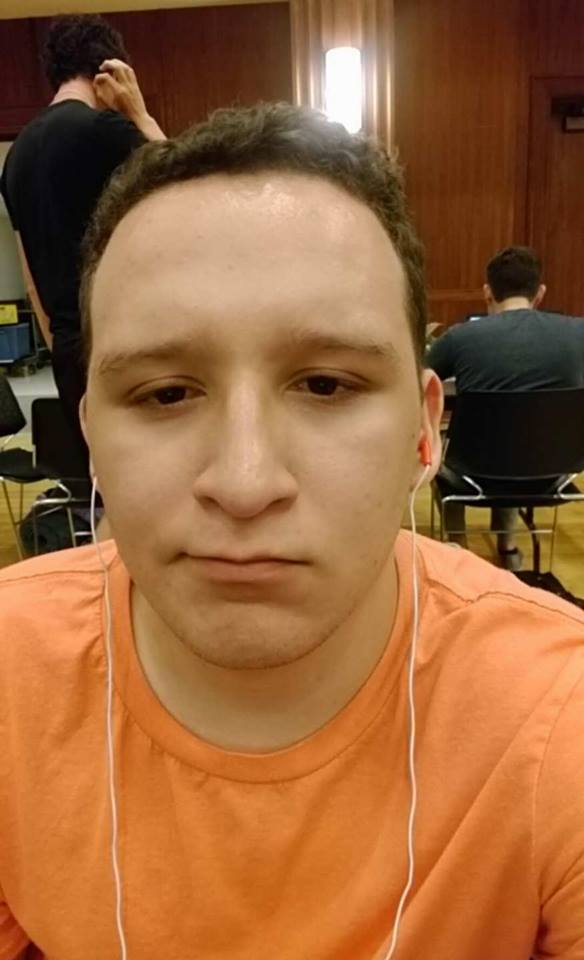
#> input picture me.jpg, 584 x 960 px
$ python facedetect.py
#> lines starting #> are read from the running program, lines starting #| are printed output that depends on the picture; after the words box and inside, x2 and y2 are one past the last pixel; in counts of white or black regions, pixels touching at a corner belong together
import numpy as np
import cv2
import scipy.spatial.distance as distance
from xlrd import open_workbook

#this file (image recognition)
#input called 'image' in format cv2.imread ???
#output [('r', 'g', 'b')]

#input as faceColor = ('r', 'g', 'b')
#output [productName, websiteLink]

def skinToneFind(selfie):
#> called with selfie = 'me.jpg'
    face_cascade = cv2.CascadeClassifier('haarcascade_frontalface_default.xml')
    eye_cascade = cv2.CascadeClassifier('haarcascade_eye.xml')

    #outimg = cv2.imread('messi.jpg', cv2.IMREAD_COLOR)
    img = cv2.imread(selfie)
#> img is the input picture: shape (960, 584, 3); mean B, G, R 57.9, 99.2, 152.3
    gray = cv2.cvtColor(img, cv2.COLOR_BGR2GRAY)
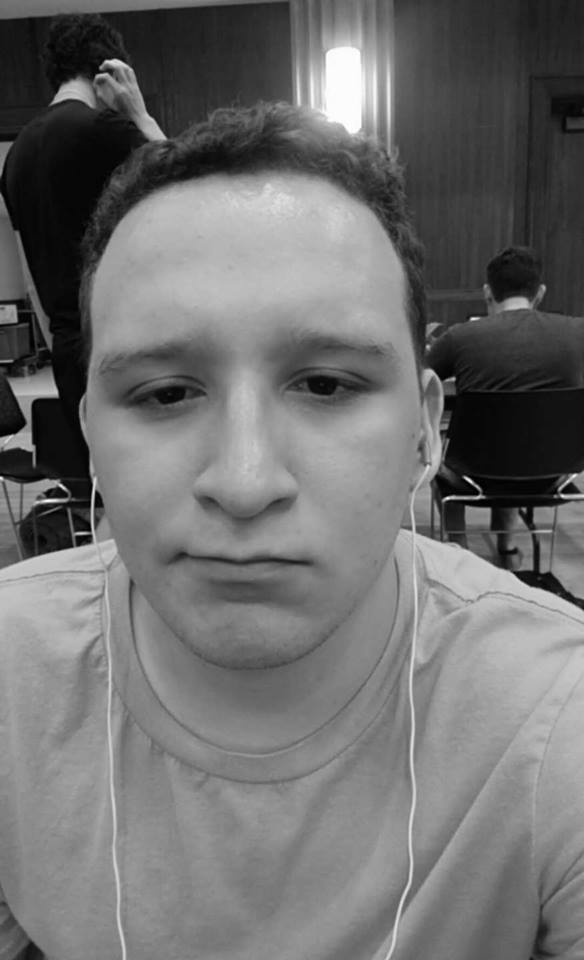
#> gray: shape (960, 584); min 0, max 255, mean 110.3
    xmin = 10000
    ymin = 10000
    ymax = 0
    xmax = 0

    faces = face_cascade.detectMultiScale(gray, 1.3, 5)
#> faces = [[33, 219, 432, 432]]
    for (x,y,w,h) in faces:
        cv2.rectangle(img,(x,y),(x+w,y+h),(255,0,0),2)
        if x < xmin:
            xmin = x
        if y < ymin:
            ymin = y
        if (x+w) > xmax:
            xmax = (x+w)
        if (y+h) > ymax:
            ymax = (y+h)
        roi_gray = gray[y:y+h, x:x+w]
        roi_color = img[y:y+h, x:x+w]
        eyes = eye_cascade.detectMultiScale(roi_gray)
        for (ex,ey,ew,eh) in eyes:
            cv2.rectangle(roi_color,(ex,ey),(ex+ew,ey+eh),(0,255,0),2)
#> this loop made 1 pass
#> (x, y, w, h, xmin, ymin, xmax, ymax) on pass 1: (33, 219, 432, 432, 33, 219, 465, 651)
#> pass 1, in skinToneFind, `roi_gray = gray[y:y+h, x:x+w]`:
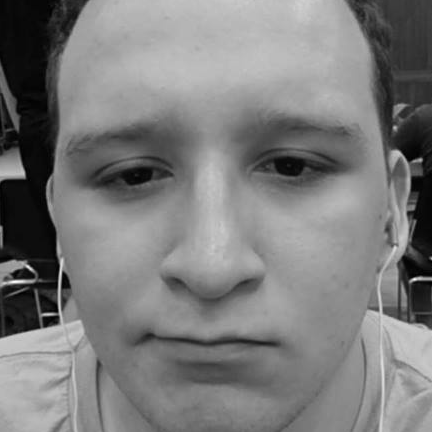
#> roi_gray: shape (432, 432); min 0, max 253, mean 123.6
#> pass 1, in skinToneFind, `roi_color = img[y:y+h, x:x+w]`:
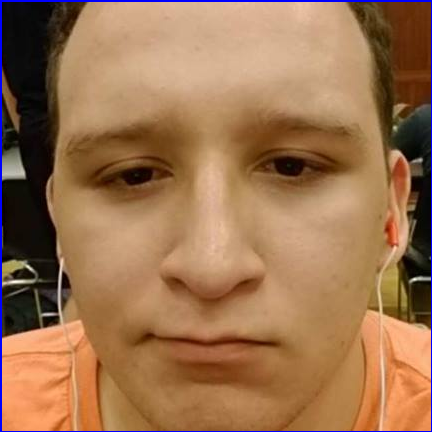
#> roi_color: shape (432, 432, 3); mean B, G, R 79.8, 114, 155.7
#> after the loop:
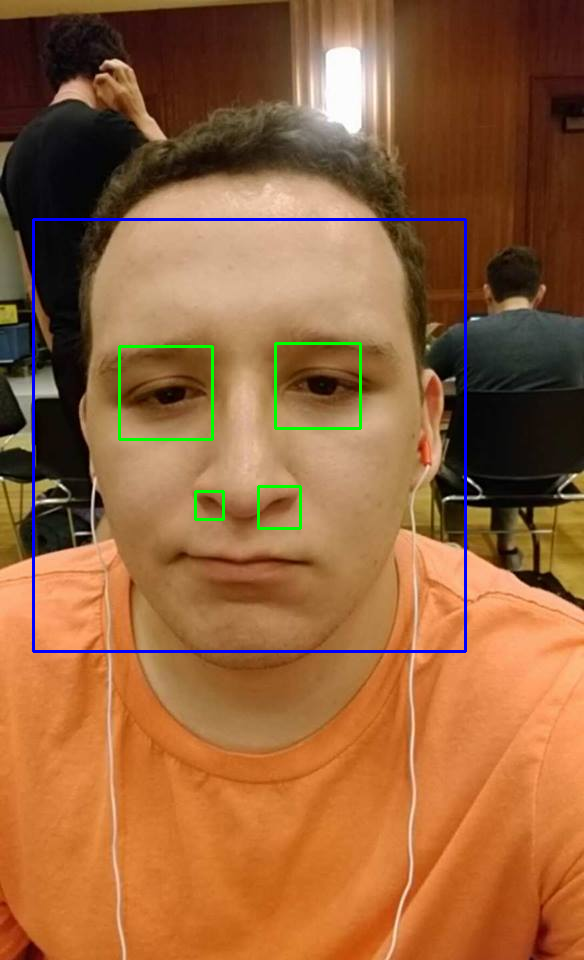
#> img: shape (960, 584, 3); 1.45% of pixels changed, all inside (x1, y1, x2, y2) = (32, 218, 467, 653)
#> after the loop:
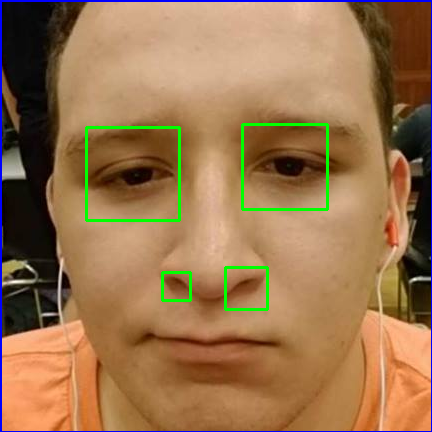
#> roi_color: shape (432, 432, 3); 1.59% of pixels changed, all inside (x1, y1, x2, y2) = (85, 123, 329, 311)
#> after the loop, xmax = 465; xmin = 33; ymax = 651; ymin = 219
    xmed = (xmin+xmax)//2
#> xmed = 249
    ymed = (ymin+ymax)//2
#> ymed = 435
    px = img[ymed, xmed]
#> px = [142, 176, 219]
    #print (px)
    #print (xmed)
    #print (ymed)
    pxlist = px.tolist()
#> pxlist = [142, 176, 219]
    pxlist.reverse()
    cv2.imshow('img',img)
    cv2.waitKey(0)
    cv2.destroyAllWindows()
    #print (pxlist)
    return pxlist

def RGB_distance(skin, activeness, acne):
    if activeness == 0:
        if acne == 0:
            wb= open_workbook('fenty.xls')
        else:
            wb = open_workbook('acne.xls')
    if activeness == 1:
        if acne == 0:
            wb = open_workbook('active.xls')
        else:
            wb = open_workbook('hourglass.xls')
    sheet = wb.sheet_by_name('Sheet1')
    makeup_rgb = [[sheet.cell_value(r, c) for c in range(0,3)] for r in range(1,sheet.nrows)]
    test=[]
    holder=1000000
    y=-1
    for x in range(0,sheet.nrows-1):
        d= distance.euclidean(skin,makeup_rgb[x])
        test.append(distance.euclidean(skin,makeup_rgb[x]))
        if d<holder:
            holder=d
            y=x

    r=y+1
    makeup = sheet.cell_value(r,3)
    website = sheet.cell_value(r,4)
    return [makeup, website]

tone = skinToneFind('me.jpg')
#> tone = [219, 176, 142]
output = RGB_distance(tone,0,0)
#> (the run stopped early here; a loop or call above may not have finished)

$ run again, with azalea.jpg copied over me.jpg
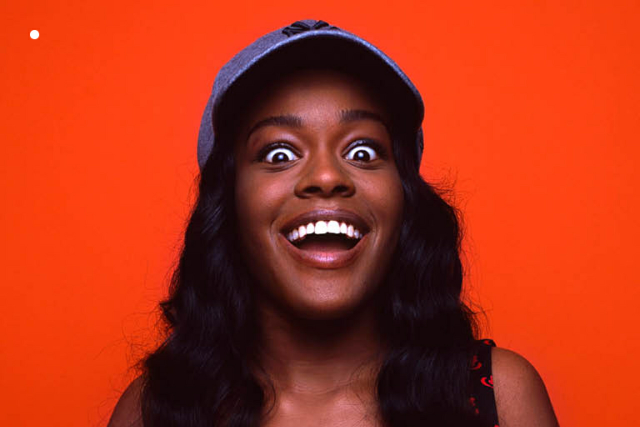
#> input picture azalea.jpg, 1280 x 854 px (shown at 1/2 size)
#> in skinToneFind, img is the input picture: shape (854, 1280, 3); mean B, G, R 24.1, 51.8, 176.5
#> in skinToneFind, `gray = cv2.cvtColor(img, cv2.COLOR_BGR2GRAY)`:
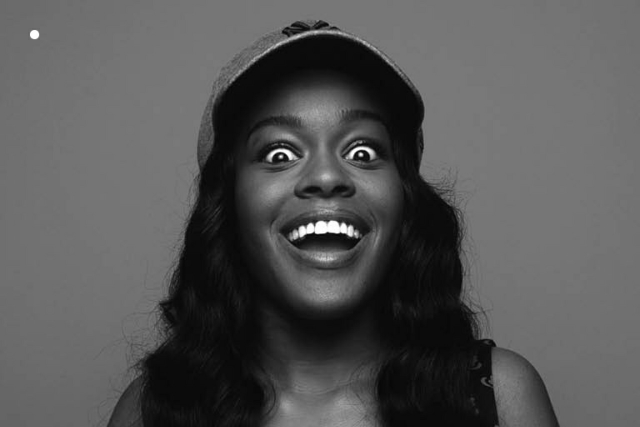
#> gray: shape (854, 1280) (shown at 1/2 size); min 2, max 255, mean 85.9
#> faces = [[448, 149, 395, 395]]
#> the loop in skinToneFind, `for (x,y,w,h) in faces:` made 1 pass
#> (x, y, w, h, xmin, ymin, xmax, ymax) on pass 1: (448, 149, 395, 395, 448, 149, 843, 544)
#> after the loop in skinToneFind, `for (x,y,w,h) in faces:`:
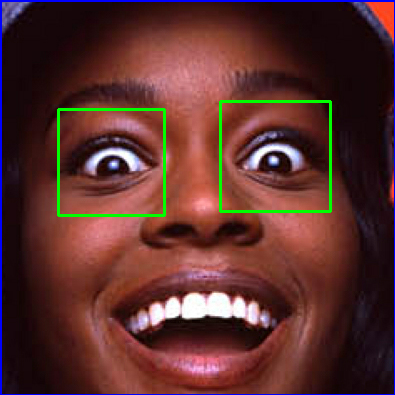
#> roi_color: shape (395, 395, 3); mean B, G, R 45.9, 49, 90.4
#> after the loop in skinToneFind, `for (x,y,w,h) in faces:`: xmax = 843; xmin = 448; ymax = 544; ymin = 149
#> xmed = 645
#> ymed = 346
#> px = [99, 109, 217]
#> tone = [217, 109, 99]

$ run again, with beyonce.jpg copied over me.jpg
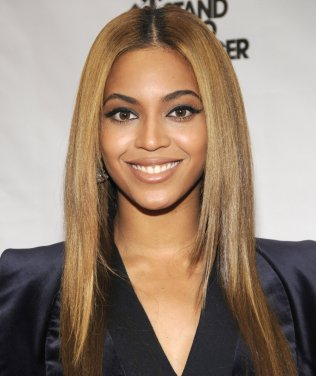
#> input picture beyonce.jpg, 316 x 376 px
#> in skinToneFind, img is the input picture: shape (376, 316, 3); mean B, G, R 116.1, 132.2, 152
#> in skinToneFind, `gray = cv2.cvtColor(img, cv2.COLOR_BGR2GRAY)`:
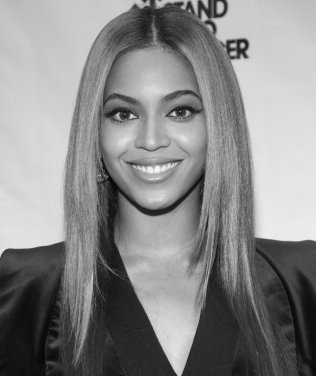
#> gray: shape (376, 316); min 1, max 248, mean 136.3
#> faces = [[86, 61, 132, 132]]
#> the loop in skinToneFind, `for (x,y,w,h) in faces:` made 1 pass
#> (x, y, w, h, xmin, ymin, xmax, ymax) on pass 1: (86, 61, 132, 132, 86, 61, 218, 193)
#> after the loop in skinToneFind, `for (x,y,w,h) in faces:`:
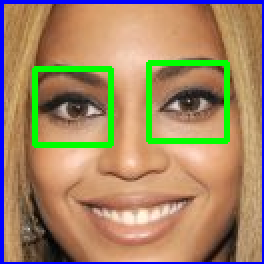
#> roi_color: shape (132, 132, 3) (shown 2 times larger); mean B, G, R 101.4, 135.2, 163.2
#> after the loop in skinToneFind, `for (x,y,w,h) in faces:`: xmax = 218; xmin = 86; ymax = 193; ymin = 61
#> xmed = 152
#> ymed = 127
#> px = [138, 181, 232]
#> tone = [232, 181, 138]

$ run again, with jay-z.jpg copied over me.jpg
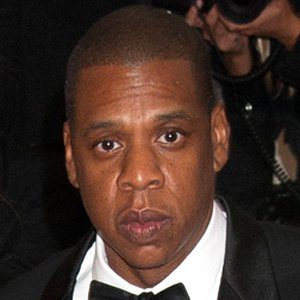
#> input picture jay-z.jpg, 300 x 300 px
#> in skinToneFind, img is the input picture: shape (300, 300, 3); mean B, G, R 43.3, 51.3, 71
#> in skinToneFind, `gray = cv2.cvtColor(img, cv2.COLOR_BGR2GRAY)`:
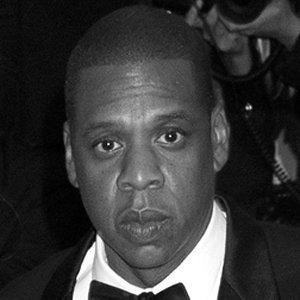
#> gray: shape (300, 300); min 0, max 255, mean 56.3
#> faces = [[51, 74, 174, 174]]
#> the loop in skinToneFind, `for (x,y,w,h) in faces:` made 1 pass
#> (x, y, w, h, xmin, ymin, xmax, ymax) on pass 1: (51, 74, 174, 174, 51, 74, 225, 248)
#> after the loop in skinToneFind, `for (x,y,w,h) in faces:`:
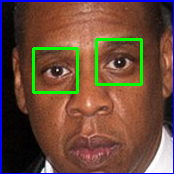
#> roi_color: shape (174, 174, 3); mean B, G, R 59.4, 75.3, 106.7
#> after the loop in skinToneFind, `for (x,y,w,h) in faces:`: xmax = 225; xmin = 51; ymax = 248; ymin = 74
#> xmed = 138
#> ymed = 161
#> px = [62, 100, 182]
#> tone = [182, 100, 62]
